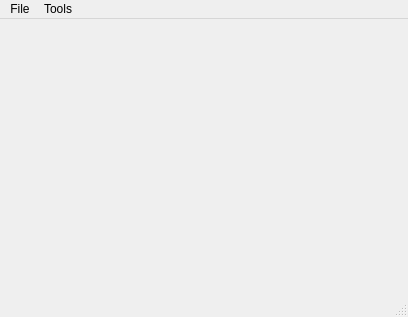
<?xml version="1.0" encoding="UTF-8"?>
<ui version="4.0">
 <class>MainWindow</class>
 <widget class="QMainWindow" name="MainWindow">
  <property name="geometry">
   <rect>
    <x>0</x>
    <y>0</y>
    <width>408</width>
    <height>317</height>
   </rect>
  </property>
  <property name="windowTitle">
   <string>MainWindow</string>
  </property>
  <widget class="QWidget" name="centralwidget">
   <widget class="QWidget" name="formLayoutWidget">
    <property name="geometry">
     <rect>
      <x>10</x>
      <y>200</y>
      <width>281</width>
      <height>71</height>
     </rect>
    </property>
    <layout class="QFormLayout" name="formLayout">
     <item row="0" column="0">
      <widget class="QLabel" name="label">
       <property name="minimumSize">
        <size>
         <width>0</width>
         <height>30</height>
        </size>
       </property>
       <property name="text">
        <string/>
       </property>
      </widget>
     </item>
     <item row="1" column="0">
      <widget class="QLabel" name="label_2">
       <property name="minimumSize">
        <size>
         <width>0</width>
         <height>30</height>
        </size>
       </property>
       <property name="text">
        <string/>
       </property>
      </widget>
     </item>
     <item row="0" column="1">
      <widget class="QLabel" name="label_3">
       <property name="minimumSize">
        <size>
         <width>0</width>
         <height>30</height>
        </size>
       </property>
       <property name="text">
        <string/>
       </property>
      </widget>
     </item>
     <item row="1" column="1">
      <widget class="QLabel" name="label_4">
       <property name="minimumSize">
        <size>
         <width>0</width>
         <height>30</height>
        </size>
       </property>
       <property name="text">
        <string/>
       </property>
      </widget>
     </item>
    </layout>
   </widget>
  </widget>
  <widget class="QMenuBar" name="menubar">
   <property name="geometry">
    <rect>
     <x>0</x>
     <y>0</y>
     <width>408</width>
     <height>22</height>
    </rect>
   </property>
   <widget class="QMenu" name="menuFile">
    <property name="title">
     <string>File</string>
    </property>
    <addaction name="actionSign_in"/>
    <addaction name="actionLog_out"/>
    <addaction name="actionRegister"/>
    <addaction name="separator"/>
    <addaction name="actionImport"/>
    <addaction name="actionExport"/>
    <addaction name="separator"/>
    <addaction name="actionExit"/>
   </widget>
   <widget class="QMenu" name="menuTools">
    <property name="title">
     <string>Tools</string>
    </property>
    <widget class="QMenu" name="menuSearch">
     <property name="title">
      <string>Search</string>
     </property>
     <addaction name="actionBy_cell_name_ID"/>
     <addaction name="actionBy_eNodeB_name_ID"/>
     <addaction name="actionOverlapping_interference_triples"/>
    </widget>
    <widget class="QMenu" name="menuAnalyse">
     <property name="title">
      <string>Analyse</string>
     </property>
     <addaction name="actionKPI_indicator_diagram"/>
     <addaction name="actionPRB_information_diagram"/>
     <addaction name="actionC2I_Analyse"/>
    </widget>
    <addaction name="menuSearch"/>
    <addaction name="menuAnalyse"/>
   </widget>
   <addaction name="menuFile"/>
   <addaction name="menuTools"/>
  </widget>
  <widget class="QStatusBar" name="statusbar"/>
  <action name="actionSign_in">
   <property name="text">
    <string>Sign in</string>
   </property>
  </action>
  <action name="actionLog_out">
   <property name="enabled">
    <bool>false</bool>
   </property>
   <property name="text">
    <string>Log out</string>
   </property>
  </action>
  <action name="actionRegister">
   <property name="text">
    <string>Register</string>
   </property>
  </action>
  <action name="actionImport">
   <property name="text">
    <string>Import...</string>
   </property>
  </action>
  <action name="actionExport">
   <property name="text">
    <string>Export...</string>
   </property>
  </action>
  <action name="actionExit">
   <property name="text">
    <string>Exit</string>
   </property>
  </action>
  <action name="actionBy_cell_name_ID">
   <property name="text">
    <string>By cell name/ID</string>
   </property>
  </action>
  <action name="actionBy_eNodeB_name_ID">
   <property name="text">
    <string>By eNodeB name/ID</string>
   </property>
  </action>
  <action name="actionKPI_indicator_diagram">
   <property name="text">
    <string>KPI indicator diagram</string>
   </property>
  </action>
  <action name="actionPRB_information_diagram">
   <property name="text">
    <string>PRB information diagram</string>
   </property>
  </action>
  <action name="actionC2I_Analyse">
   <property name="text">
    <string>C2I Analyse</string>
   </property>
  </action>
  <action name="actionOverlapping_interference_triples">
   <property name="text">
    <string>Overlapping interference triples</string>
   </property>
  </action>
 </widget>
 <resources/>
 <connections/>
</ui>
